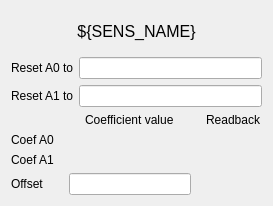
<?xml version="1.0" encoding="UTF-8"?>
<ui version="4.0">
 <class>Form</class>
 <widget class="QWidget" name="Form">
  <property name="geometry">
   <rect>
    <x>0</x>
    <y>0</y>
    <width>273</width>
    <height>206</height>
   </rect>
  </property>
  <property name="windowTitle">
   <string>Bunch Charge ${SENS_NAME} Equation Parameters</string>
  </property>
  <layout class="QVBoxLayout" name="verticalLayout_2">
   <item>
    <widget class="QLabel" name="label_12">
     <property name="font">
      <font>
       <pointsize>12</pointsize>
      </font>
     </property>
     <property name="layoutDirection">
      <enum>Qt::LeftToRight</enum>
     </property>
     <property name="text">
      <string>${SENS_NAME}</string>
     </property>
     <property name="alignment">
      <set>Qt::AlignCenter</set>
     </property>
    </widget>
   </item>
   <item>
    <layout class="QVBoxLayout" name="verticalLayout">
     <item>
      <layout class="QHBoxLayout" name="horizontalLayout">
       <item>
        <widget class="QLabel" name="label_29">
         <property name="text">
          <string>Reset A0 to</string>
         </property>
        </widget>
       </item>
       <item>
        <widget class="PyDMLineEdit" name="PyDMLineEdit">
         <property name="toolTip">
          <string/>
         </property>
         <property name="whatsThis">
          <string/>
         </property>
         <property name="alarmSensitiveBorder" stdset="0">
          <bool>false</bool>
         </property>
         <property name="channel" stdset="0">
          <string>ca://${P}:Reset_A0</string>
         </property>
        </widget>
       </item>
      </layout>
     </item>
     <item>
      <layout class="QHBoxLayout" name="horizontalLayout_2">
       <item>
        <widget class="QLabel" name="label_30">
         <property name="text">
          <string>Reset A1 to</string>
         </property>
        </widget>
       </item>
       <item>
        <widget class="PyDMLineEdit" name="PyDMLineEdit_2">
         <property name="toolTip">
          <string/>
         </property>
         <property name="whatsThis">
          <string/>
         </property>
         <property name="alarmSensitiveBorder" stdset="0">
          <bool>false</bool>
         </property>
         <property name="channel" stdset="0">
          <string>ca://${P}:Reset_A1</string>
         </property>
        </widget>
       </item>
      </layout>
     </item>
    </layout>
   </item>
   <item>
    <layout class="QGridLayout" name="gridLayout">
     <property name="horizontalSpacing">
      <number>15</number>
     </property>
     <item row="3" column="1">
      <widget class="PyDMLineEdit" name="PyDMLineEdit_4">
       <property name="toolTip">
        <string/>
       </property>
       <property name="whatsThis">
        <string/>
       </property>
       <property name="channel" stdset="0">
        <string>ca://${P}:CoefLnQ</string>
       </property>
      </widget>
     </item>
     <item row="2" column="0">
      <widget class="QLabel" name="label_2">
       <property name="text">
        <string>Coef A1</string>
       </property>
      </widget>
     </item>
     <item row="1" column="0">
      <widget class="QLabel" name="label">
       <property name="text">
        <string>Coef A0</string>
       </property>
      </widget>
     </item>
     <item row="3" column="2">
      <widget class="PyDMLabel" name="PyDMLabel_9">
       <property name="toolTip">
        <string/>
       </property>
       <property name="whatsThis">
        <string/>
       </property>
       <property name="channel" stdset="0">
        <string>ca://${P}:CoefLnQRBV</string>
       </property>
      </widget>
     </item>
     <item row="3" column="0">
      <widget class="QLabel" name="label_4">
       <property name="text">
        <string>Offset</string>
       </property>
      </widget>
     </item>
     <item row="2" column="2">
      <widget class="PyDMLabel" name="PyDMLabel_2">
       <property name="toolTip">
        <string/>
       </property>
       <property name="whatsThis">
        <string/>
       </property>
       <property name="precision" stdset="0">
        <number>7</number>
       </property>
       <property name="precisionFromPV" stdset="0">
        <bool>false</bool>
       </property>
       <property name="channel" stdset="0">
        <string>ca://${P}:CoefA1RBV</string>
       </property>
      </widget>
     </item>
     <item row="1" column="2">
      <widget class="PyDMLabel" name="PyDMLabel">
       <property name="toolTip">
        <string/>
       </property>
       <property name="whatsThis">
        <string/>
       </property>
       <property name="precision" stdset="0">
        <number>7</number>
       </property>
       <property name="precisionFromPV" stdset="0">
        <bool>false</bool>
       </property>
       <property name="channel" stdset="0">
        <string>ca://${P}:CoefA0RBV</string>
       </property>
       <property name="displayFormat" stdset="0">
        <enum>PyDMLabel::Decimal</enum>
       </property>
      </widget>
     </item>
     <item row="0" column="1" alignment="Qt::AlignHCenter">
      <widget class="QLabel" name="label_13">
       <property name="text">
        <string>Coefficient value</string>
       </property>
      </widget>
     </item>
     <item row="0" column="2" alignment="Qt::AlignHCenter">
      <widget class="QLabel" name="label_14">
       <property name="text">
        <string>Readback</string>
       </property>
      </widget>
     </item>
    </layout>
   </item>
  </layout>
 </widget>
 <customwidgets>
  <customwidget>
   <class>PyDMLabel</class>
   <extends>QLabel</extends>
   <header>pydm.widgets.label</header>
  </customwidget>
  <customwidget>
   <class>PyDMLineEdit</class>
   <extends>QLineEdit</extends>
   <header>pydm.widgets.line_edit</header>
  </customwidget>
 </customwidgets>
 <tabstops>
  <tabstop>PyDMLineEdit_4</tabstop>
 </tabstops>
 <resources/>
 <connections/>
</ui>
